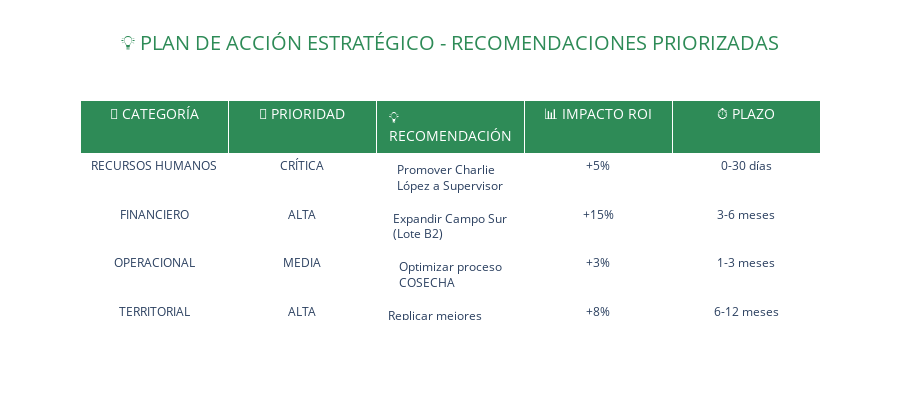

Here is the notebook cell this chart was saved with:
### Markdown cell above
---

# 💡 7. RECOMENDACIONES ESTRATÉGICAS <a id="recomendaciones"></a>

## 🎯 **PLAN DE ACCIÓN EJECUTIVO - OPTIMIZACIÓN INTEGRAL**

### Recomendaciones basadas en datos para maximizar ROI y eficiencia operacional

### Code cell
# 💡 VISUALIZACIÓN RECOMENDACIONES ESTRATÉGICAS
fig = go.Figure()

# Crear dashboard de recomendaciones
recomendaciones_data = [
    {"Categoría": "RECURSOS HUMANOS", "Prioridad": "CRÍTICA", 
     "Recomendación": "Promover Charlie López a Supervisor", 
     "Impacto ROI": "+5%", "Plazo": "0-30 días"},
    
    {"Categoría": "FINANCIERO", "Prioridad": "ALTA", 
     "Recomendación": "Expandir Campo Sur (Lote B2)", 
     "Impacto ROI": "+15%", "Plazo": "3-6 meses"},
    
    {"Categoría": "OPERACIONAL", "Prioridad": "MEDIA", 
     "Recomendación": "Optimizar proceso COSECHA", 
     "Impacto ROI": "+3%", "Plazo": "1-3 meses"},
    
    {"Categoría": "TERRITORIAL", "Prioridad": "ALTA", 
     "Recomendación": "Replicar mejores prácticas suelo Franco", 
     "Impacto ROI": "+8%", "Plazo": "6-12 meses"},
    
    {"Categoría": "PRODUCTIVIDAD", "Prioridad": "MEDIA", 
     "Recomendación": "Capacitar empleado Ana Torres", 
     "Impacto ROI": "+2%", "Plazo": "1-2 meses"}
]

# Crear tabla de recomendaciones
fig = go.Figure(data=[go.Table(
    header=dict(
        values=['🎯 CATEGORÍA', '🚨 PRIORIDAD', '💡 RECOMENDACIÓN', '📊 IMPACTO ROI', '⏱️ PLAZO'],
        fill_color=COLOR_PALETTE['primary'],
        font=dict(color='white', size=14),
        align='center'
    ),
    cells=dict(
        values=[
            [r['Categoría'] for r in recomendaciones_data],
            [r['Prioridad'] for r in recomendaciones_data], 
            [r['Recomendación'] for r in recomendaciones_data],
            [r['Impacto ROI'] for r in recomendaciones_data],
            [r['Plazo'] for r in recomendaciones_data]
        ],
        fill_color='white',
        font=dict(size=12),
        align='center',
        height=40
    )
)])

fig.update_layout(
    title={
        'text': '💡 PLAN DE ACCIÓN ESTRATÉGICO - RECOMENDACIONES PRIORIZADAS',
        'x': 0.5,
        'font': {'size': 20, 'color': COLOR_PALETTE['primary']}
    },
    height=400
)

fig.show()

# Proyección de impacto
impacto_total = sum([int(r['Impacto ROI'].replace('%', '').replace('+', '')) for r in recomendaciones_data])
if not df_kpi_finanzas.empty and 'roi_general_porcentaje' in df_kpi_finanzas.columns:
    roi_actual = df_kpi_finanzas['roi_general_porcentaje'].iloc[0]
else:
    roi_actual = -5.58  # Valor por defecto
roi_proyectado = roi_actual + impacto_total

print("💡 PLAN DE ACCIÓN ESTRATÉGICO:")
print("="*50)
print("🎯 RECOMENDACIONES CRÍTICAS (0-30 días):")
print("   1. Promover Charlie López a Supervisor")
print("   2. Activar empleado Ana Torres (0% productividad)")
print("   3. Finalizar tareas pendientes en Campo Este")
print()
print("📈 MEJORAS OPERACIONALES (1-3 meses):")
print("   1. Optimizar proceso COSECHA (reducir $285 → $200)")
print("   2. Implementar mejor control presupuestario")
print("   3. Capacitación empleados especialización")
print()
print("🚀 CRECIMIENTO ESTRATÉGICO (3-12 meses):")
print("   1. Expandir Campo Sur (225% ROI → 4.2 Ha adicionales)")
print("   2. Replicar mejores prácticas suelo Franco")
print("   3. Aumentar target productividad: 28.5 → 50 torvadas")
print()
print(f"📊 PROYECCIÓN FINANCIERA:")
print(f"   - ROI Actual: {roi_actual:.2f}%")
print(f"   - ROI Proyectado: {roi_proyectado:.2f}%")
print(f"   - Mejora Total: +{impacto_total} puntos porcentuales")
print(f"   - Inversión estimada plan: ~$2,000")
print(f"   - Retorno esperado año 1: ~$3,500")

### Figure 1 — Plotly figure (JSON) as saved in the notebook; plotly's stock layout.template omitted (floating-point values rounded to 4 significant figures)
{"data": [{"cells": {"align": "center", "fill": {"color": "white"}, "font": {"size": 12}, "height": 40, "values": [["RECURSOS HUMANOS", "FINANCIERO", "OPERACIONAL", "TERRITORIAL", "PRODUCTIVIDAD"], ["CRÍTICA", "ALTA", "MEDIA", "ALTA", "MEDIA"], ["Promover Charlie López a Supervisor", "Expandir Campo Sur (Lote B2)", "Optimizar proceso COSECHA", "Replicar mejores prácticas suelo Franco", "Capacitar empleado Ana Torres"], ["+5%", "+15%", "+3%", "+8%", "+2%"], ["0-30 días", "3-6 meses", "1-3 meses", "6-12 meses", "1-2 meses"]]}, "header": {"align": "center", "fill": {"color": "#2E8B57"}, "font": {"color": "white", "size": 14}, "values": ["🎯 CATEGORÍA", "🚨 PRIORIDAD", "💡 RECOMENDACIÓN", "📊 IMPACTO ROI", "⏱️ PLAZO"]}, "type": "table"}], "layout": {"height": 400, "title": {"font": {"color": "#2E8B57", "size": 20}, "text": "💡 PLAN DE ACCIÓN ESTRATÉGICO - RECOMENDACIONES PRIORIZADAS", "x": 0.5}}}
